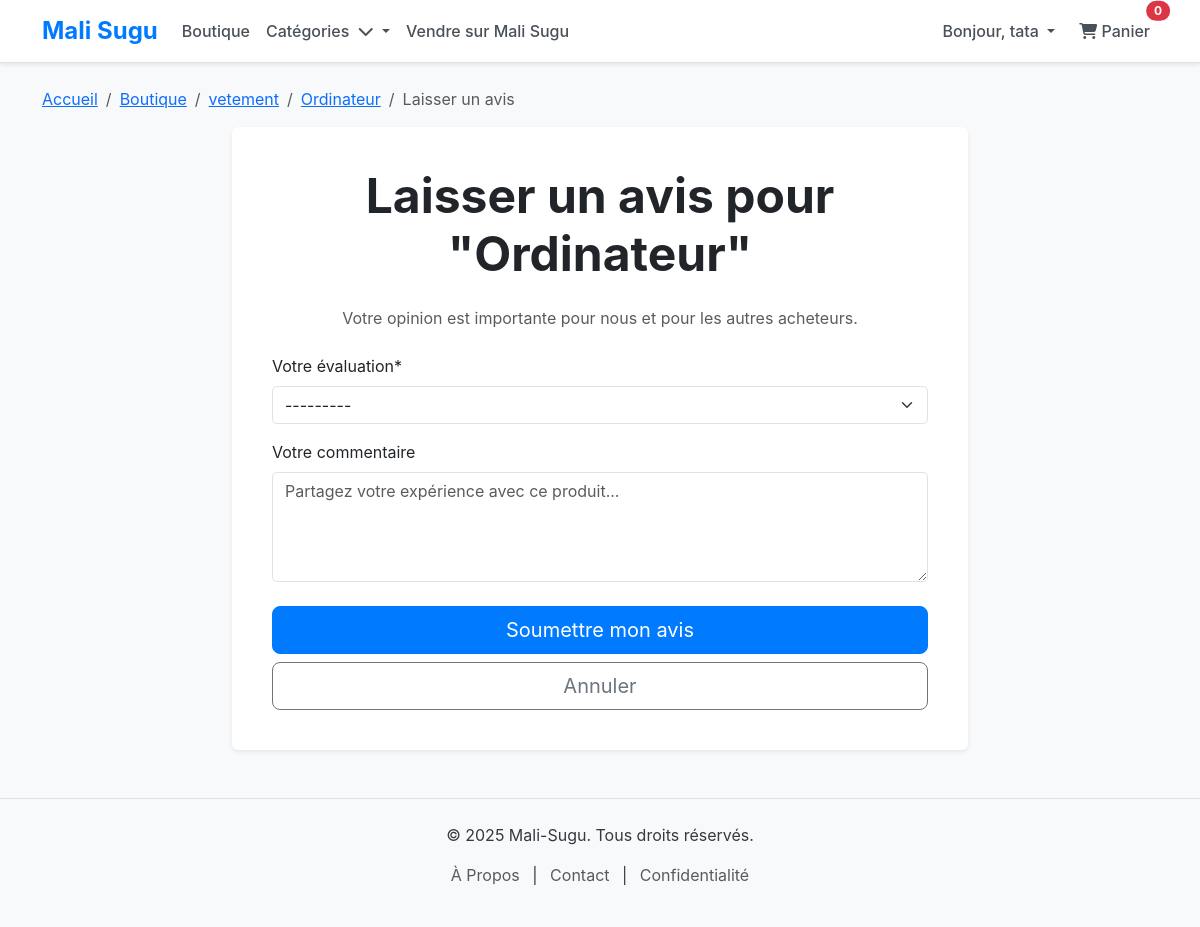
The page /reviews/add/ordinateur/ (signed in) on the database as committed earlier.
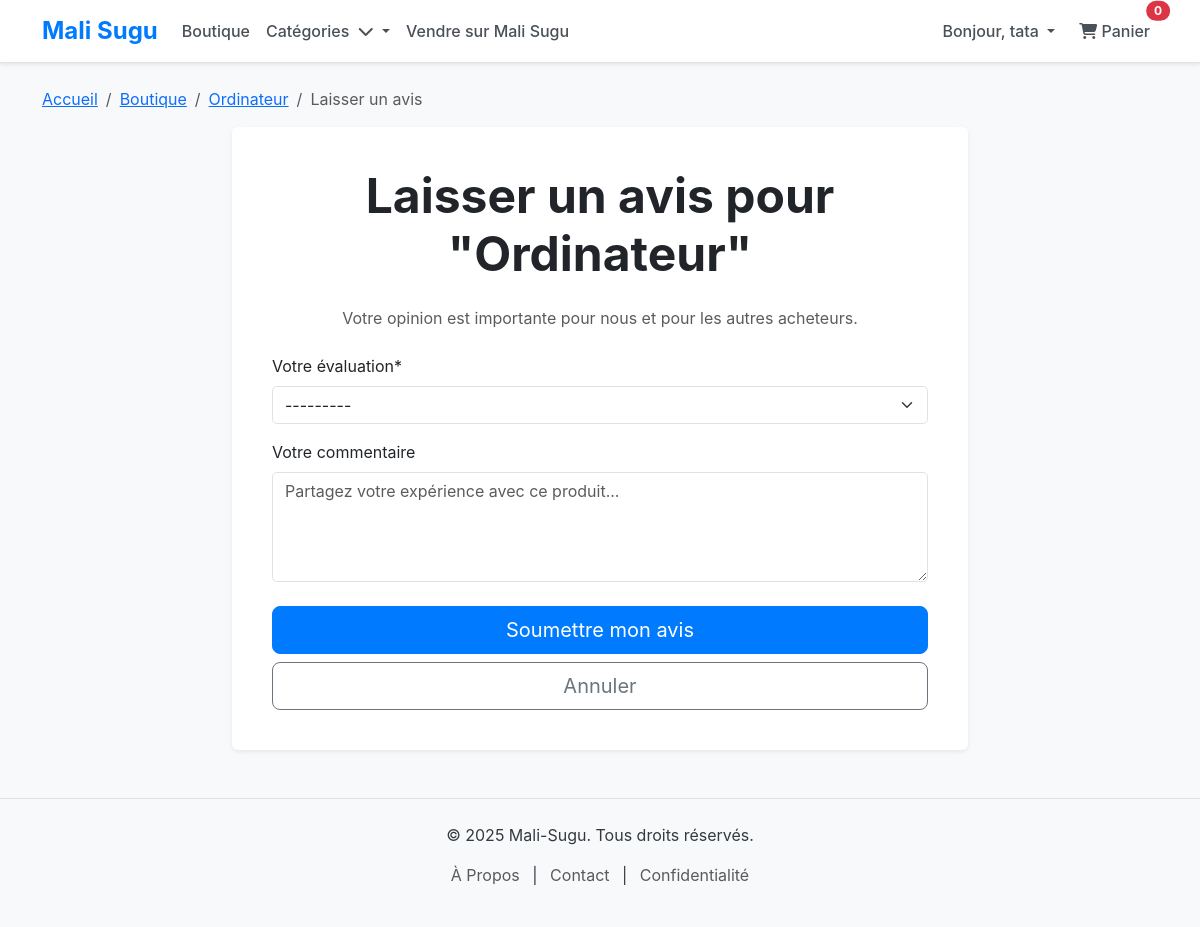
The same page on the database as committed later.
### products/models.py (models this page shows, shortened)
class Product(models.Model):
    CONDITION_CHOICES = [
        ('new', 'Neuf avec étiquette'),
        ('likenew', 'Comme neuf (porté une ou deux fois)'),
        ('good', 'Bon état (quelques signes d\'usure)'),
        ('fair', 'État correct (usure visible)'),
        ('vintage', 'Vintage'),
    ]
    MATERIAL_CHOICES = [
        ('cotton', 'Coton'), ('polyester', 'Polyester'), ('silk', 'Soie'),
        ('wool', 'Laine'), ('denim', 'Denim'), ('leather', 'Cuir'),
        ('linen', 'Lin'), ('rayon', 'Rayonne'), ('spandex', 'Spandex'),
        ('blend', 'Mélange'), ('other', 'Autre')
    ]
    STATUS_CHOICES = [
        ('draft', 'Brouillon'),
        ('pending', 'En attente de validation'),
        ('active', 'Actif'),
        ('archived', 'Archivé'),
        ('out_of_stock', 'En rupture de stock'),
    ]
    vendor = models.ForeignKey(
        Vendor,
        on_delete=models.CASCADE,
        related_name='products',
        verbose_name="Vendeur"
    )
    category = models.ForeignKey(
        Category,
        on_delete=models.SET_NULL,
        null=True,
        blank=True,
        related_name='products',
        verbose_name="Catégorie"
    )
    name = models.CharField(max_length=255, verbose_name="Nom du produit")
    slug = models.SlugField(max_length=200, unique=True, blank=True, verbose_name="Slug", help_text="Un identifiant unique pour l'URL du produit")
    description = models.TextField(verbose_name="Description détaillée du produit")
    price = models.DecimalField(max_digits=10, decimal_places=2, verbose_name="Prix de base")
    material = models.CharField(max_length=50, choices=MATERIAL_CHOICES, blank=True, verbose_name="Matière principale")
    condition = models.CharField(max_length=10, choices=CONDITION_CHOICES, default='new', verbose_name="État du produit")
    status = models.CharField(max_length=15, choices=STATUS_CHOICES, default='draft', verbose_name="Statut du produit")
    created_at = models.DateTimeField(auto_now_add=True)
    updated_at = models.DateTimeField(auto_now=True)
    class Meta:
        verbose_name = "Produit"
        verbose_name_plural = "Produits"
        ordering = ['-created_at']

class Category(models.Model):
    name = models.CharField(max_length=100, unique=True, verbose_name="Nom de la catégorie")
    slug = models.SlugField(max_length=100, unique=True, blank=True, verbose_name="Slug", help_text="Un identifiant unique pour l'URL de la catégorie (ex: robes-ete)")
    description = models.TextField(blank=True, verbose_name="Description de la catégorie")
    image = models.ImageField(upload_to='categories/', blank=True, null=True, verbose_name="Image")
    parent = models.ForeignKey(
        'self',
        on_delete=models.CASCADE,
        null=True,
        blank=True,
        related_name='children',
        verbose_name="Catégorie parente"
    )
    class Meta:
        verbose_name = "Catégorie"
        verbose_name_plural = "Catégories"
        ordering = ['name']

### reviews/views.py (the view)
# urls.py: path('add/<slug:product_slug>/', views.add_review_view, name='add_review'),
@login_required
def add_review_view(request, product_slug):
    product = get_object_or_404(Product, slug=product_slug)
    if Review.objects.filter(product=product, user=request.user).exists():
        messages.warning(request, "Vous avez déjà laissé un avis pour ce produit. Vous pouvez le modifier si vous le souhaitez.")
        return redirect('reviews:edit_review', product_slug=product.slug)
    if request.method == 'POST':
        form = ReviewForm(request.POST)
        if form.is_valid():
            review = form.save(commit=False)
            review.product = product
            review.user = request.user
            review.is_approved = False # Un nouvel avis est généralement non approuvé par défaut
            review.save()
            messages.success(request, "Merci pour votre avis ! Il sera visible après modération.")
            return redirect('products:product_detail', slug=product.slug)
        else:
            messages.error(request, "Veuillez corriger les erreurs dans le formulaire.")
    else:
        form = ReviewForm()
    return render(request, 'reviews/add_review.html', {'form': form, 'product': product})

### reviews/forms.py
class ReviewForm(forms.ModelForm):
    class Meta:
        model = Review
        fields = ['rating', 'comment']
        widgets = {
            'rating': forms.Select(attrs={'class': 'form-control'}),
            'comment': forms.Textarea(attrs={'class': 'form-control', 'rows': 4, 'placeholder': 'Partagez votre expérience avec ce produit...'}),
        }
        labels = {
            'rating': 'Votre évaluation',
            'comment': 'Votre commentaire',
        }

### reviews/templates/reviews/add_review.html (shortened to what this page needs)
{% extends 'accounts/base.html' %}
{% load static %}
{% load crispy_forms_tags %}
{% block content %}
<div class="container mt-4 mb-5">
    <nav aria-label="breadcrumb">
        <ol class="breadcrumb">
            <li class="breadcrumb-item"><a href="{% url 'home' %}">Accueil</a></li>
            <li class="breadcrumb-item"><a href="{% url 'products:product_list' %}">Boutique</a></li>
            {% if product.category %}
                <li class="breadcrumb-item"><a href="{% url 'products:product_list_by_category' product.category.slug %}">{{ product.category.name }}</a></li>
            {% endif %}
            <li class="breadcrumb-item"><a href="{% url 'products:product_detail' slug=product.slug %}">{{ product.name }}</a></li>
            <li class="breadcrumb-item active" aria-current="page">Laisser un avis</li>
        </ol>
    </nav>
    <div class="row justify-content-center">
        <div class="col-lg-8">
            <div class="card shadow-sm border-0 p-4">
                <div class="card-body">
                    <h1 class="card-title display-5 fw-bold text-center mb-4">Laisser un avis pour <br>"{{ product.name }}"</h1>
                    <p class="text-muted text-center mb-4">Votre opinion est importante pour nous et pour les autres acheteurs.</p>
                    <form method="post">
                        {{ form|crispy }}
                        <div class="d-grid gap-2 mt-4">
                            <button type="submit" class="btn btn-primary btn-lg">Soumettre mon avis</button>
                            <a href="{% url 'products:product_detail' slug=product.slug %}" class="btn btn-outline-secondary btn-lg">Annuler</a>
                        </div>
                    </form>
                </div>
            </div>
        </div>
    </div>
</div>
{% endblock %}

Rows that differ between the two databases and show on the page:
changed Product "Ordinateur": category_id 2 → empty (drawn); category.name "vetement" → (not shown)
